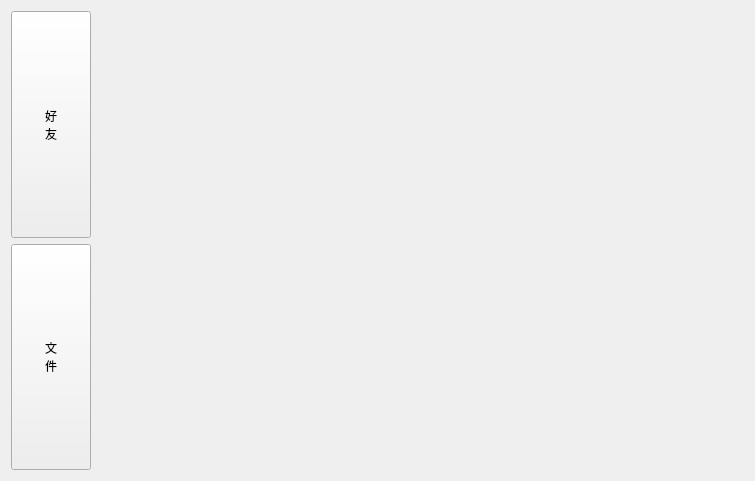
<?xml version="1.0" encoding="UTF-8"?>
<ui version="4.0">
 <class>Index</class>
 <widget class="QWidget" name="Index">
  <property name="geometry">
   <rect>
    <x>0</x>
    <y>0</y>
    <width>753</width>
    <height>481</height>
   </rect>
  </property>
  <property name="windowTitle">
   <string>Form</string>
  </property>
  <layout class="QHBoxLayout" name="horizontalLayout">
   <item>
    <layout class="QVBoxLayout" name="verticalLayout">
     <item>
      <widget class="QPushButton" name="friend_PB">
       <property name="sizePolicy">
        <sizepolicy hsizetype="Minimum" vsizetype="Expanding">
         <horstretch>0</horstretch>
         <verstretch>0</verstretch>
        </sizepolicy>
       </property>
       <property name="text">
        <string>好
友</string>
       </property>
      </widget>
     </item>
     <item>
      <widget class="QPushButton" name="file_PB">
       <property name="sizePolicy">
        <sizepolicy hsizetype="Minimum" vsizetype="Expanding">
         <horstretch>0</horstretch>
         <verstretch>0</verstretch>
        </sizepolicy>
       </property>
       <property name="text">
        <string>文
件</string>
       </property>
      </widget>
     </item>
    </layout>
   </item>
   <item>
    <widget class="QStackedWidget" name="stackedWidget">
     <property name="minimumSize">
      <size>
       <width>647</width>
       <height>0</height>
      </size>
     </property>
     <widget class="Friend" name="friendPage"/>
     <widget class="File" name="filePage"/>
    </widget>
   </item>
  </layout>
 </widget>
 <customwidgets>
  <customwidget>
   <class>Friend</class>
   <extends>QWidget</extends>
   <header>friend.h</header>
   <container>1</container>
  </customwidget>
  <customwidget>
   <class>File</class>
   <extends>QWidget</extends>
   <header>file.h</header>
   <container>1</container>
  </customwidget>
 </customwidgets>
 <resources/>
 <connections/>
</ui>
